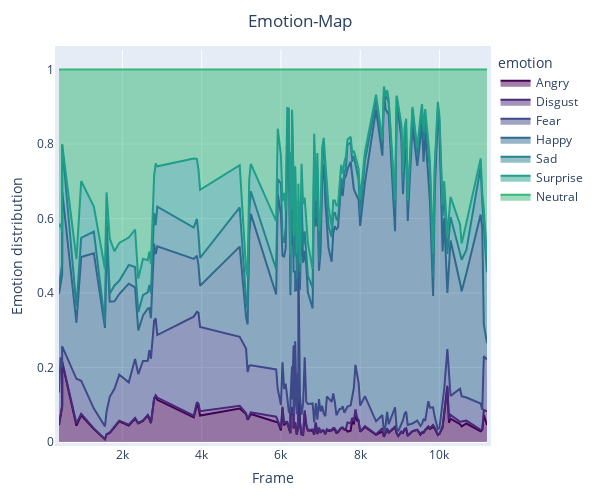

Source (notebook cell):
### Code cell
#df_10th = df_emotions[df_emotions["Frame"] % 20 == 0]  # select every 10th frame

# assuming your DataFrame is named df
fig = px.area(df_plotting, x="pos_sec", y='probability', color = 'emotion',
              color_discrete_sequence=px.colors.sequential.Viridis, title="Emotion-Map")

fig.update_layout(
    autosize=False,
    width=600,
    height=500,
    margin=dict(
        l=50,
        r=50,
        b=50,
        t=50,
        pad=4
    ),
    yaxis=dict(
        title='Emotion distribution'
    ),
    xaxis=dict(
        title='Frame'
    ),
    title={
        'y': 0.97,
        'x': 0.5,
        'xanchor': 'center',
        'yanchor': 'top'
    }
)

fig.show()
